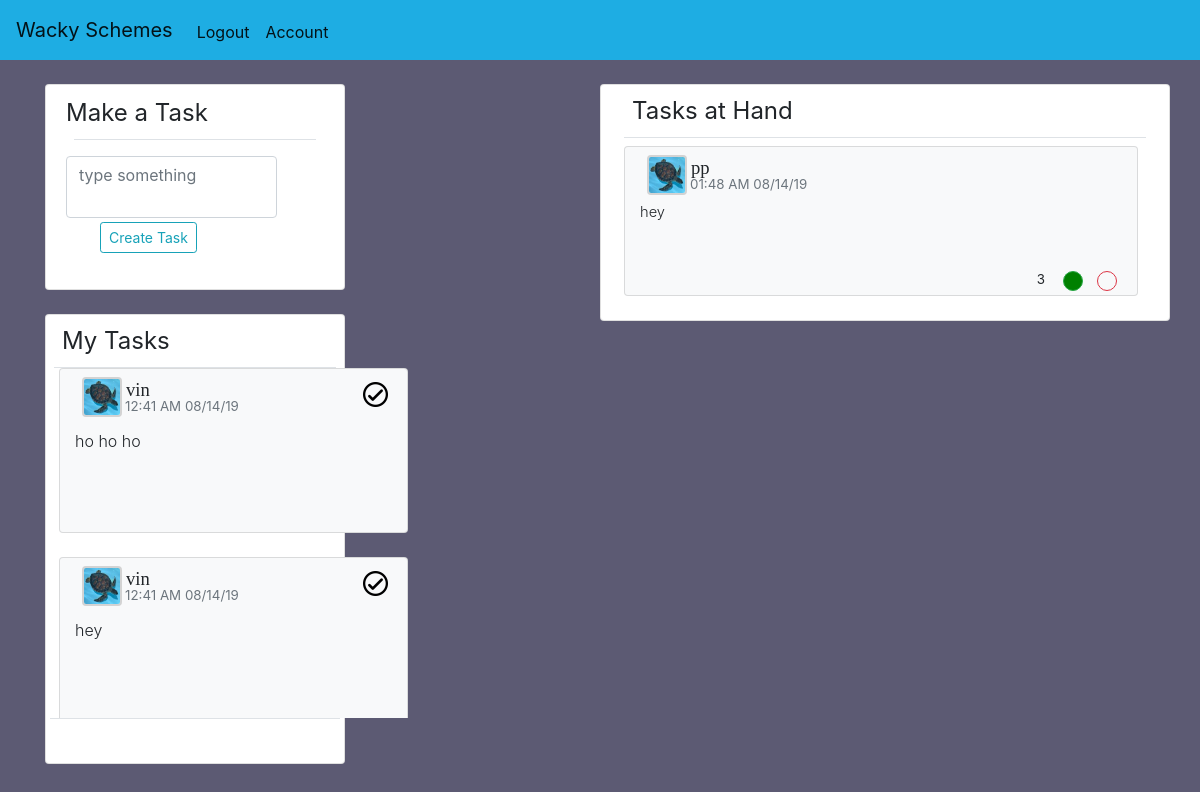
Screenshot of / (signed in) with the database file from the repository.
### mainapp/models.py (models this page shows, shortened)
class Post(db.Model):
    id = db.Column(db.Integer, primary_key=True)
    title = db.Column(db.String(100), nullable=False)
    content = db.Column(db.String(500), nullable=False)
    user_id = db.Column(db.Integer, db.ForeignKey('user.id'), nullable=False)
    date_posted = db.Column(db.DateTime, nullable=False, default=datetime.utcnow)
    comments = db.relationship('Comment', backref='comments', lazy=True)
    likes = db.Column(db.Integer, nullable=False, default=0)

class User(db.Model, UserMixin):
    id = db.Column(db.Integer, primary_key=True)
    username = db.Column(db.String(20), unique=True, nullable=False )
    email = db.Column(db.String(120), unique=True, nullable=False)
    password = db.Column(db.String(60), nullable=False)
    image_file = db.Column(db.String(20), nullable=False, default='dflt.jpg')
    posts = db.relationship('Post', backref='author', lazy=True)
    likes = db.relationship('Likes', backref='liker', lazy=True)
    comments = db.relationship('Comment', backref='commentor', lazy=True)

### mainapp/routes.py (the view, shortened to what this page needs)
@app.route('/', methods=['GET', 'POST'])
@login_required
def home():
    title = 'Hello'
    localtimes = []
    mytasklocaltimes = []
    if current_user.is_authenticated:
        title = 'Wacky Schemes'
        tasks=Post.query.filter(Post.user_id != current_user.id).all()
        mytasks = Post.query.filter_by(user_id=current_user.id).all()
    else:
        tasks = []
        mytasks=[]
    if tasks:
        for task in tasks:
            localtimes.append(datetime_from_utc_to_local(task.date_posted))
    if mytasks:
        for task in mytasks:
            mytasklocaltimes.append(datetime_from_utc_to_local(task.date_posted))
    comment = CommentForm()
    form = CreateTask()
    likes = {}
    if tasks:
        for task in tasks:
            print(current_user.id)
            likes.update({task.id : Likes.query.filter(Likes.user_id==current_user.id).filter(Likes.post_id==task.id).first()})
    return render_template('home.html', title=title, likes=likes, account=current_user, tasks=tasks, mytasklocaltimes=mytasklocaltimes, mytasks=mytasks, form=form,comment=comment, localtimes=localtimes)

### mainapp/forms.py
class CommentForm(FlaskForm):
    content = StringField('Content', validators=[])
    submit = SubmitField('Post Comment')

class CreateTask(FlaskForm):
    title = TextAreaField('Title', validators=[DataRequired(), Length(max=100)])
    content = StringField('Content', validators=[])
    submit = SubmitField('Create Task')

### mainapp/models.py (called while the page is built)
@login_manager.user_loader
def load_user(user_id):
    return User.query.get(int(user_id))

### mainapp/routes.py (called while the page is built)
def datetime_from_utc_to_local(utc_datetime):
    now_timestamp = time.time()
    offset = datetime.fromtimestamp(now_timestamp) - datetime.utcfromtimestamp(now_timestamp)
    return utc_datetime + offset

### mainapp/templates/home.html (shortened to what this page needs)
{%extends 'layout.html'%}
{%block content%}
<div class="row">
    <div class="col-sm-1"></div>
  <div class="col-6 col-sm-3 position-fixed" style="z-index:99;">
    <div class="card card-body " style="margin-right:-30px;">
      <legend style="margin-top:-10px;">Make a Task</legend>
      <span class="border-bottom ml-2 mr-2 mb-3"></span>
    <div class="row">
    <ul style="list-style-type:none; display:flex; flex-direction: row;">
    <form class="" action="" method="post">
      <div class="row">
      <li class="font-weight-normal">
            {%if form.title.errors%}
            {{form.title(maxlength="100", id="titlearea",class="form-control form-control is-invalid", placeholder="type something")}}
            <div class="invalid-feedback">
              {%for error in form.title.errors%}
                <span>{{error}}</span>
              {%endfor%}
            {%else%}
          {{form.title(maxlength="100", id="titlearea", class="form-control", placeholder="type something", style="resize:none; margin-left:-20px;background: inherit;")}}
          {%endif%}
        </li>
      <li class="ml-4 mt-1">
        {{form.submit(class="btn btn-sm btn-outline-info")}}
      </li>
    </div>
    </form>
    </ul>
    </div>
  </div>
  <div class="card mt-4" style="height:450px; margin-right:-30px;">
    <legend class="ml-3 mt-2">
      <a style="text-decoration:none; color:inherit" href="{{url_for('account', account_id=current_user.id)}}">
       My Tasks
     </a>
     </legend>
    <div class="mr-4" style="margin-left:-75px; margin-right:20px;">
      <ul id="accountposts"  style="list-style-type:none; width:450px;height:350px;overflow-x:hidden;">
    {% if current_user.is_authenticated %}
    {%for task in mytasks | reverse %}
    {% if task.content == 'Completed' %}
    {% include 'mainpageaccountpost.html' %}
    {% endif %}
    {%endfor%}
    {% endif %}
  </ul>
  </div>
    <span class="border-bottom ml-1 mr-1" style="margin-top:-16px;"></span>
  </div>
</div>
  <div class="col-sm-5"></div>
  <div class="col-6 col-sm-6 card">
    <legend class="ml-3 mt-2">Tasks at Hand</legend>
    <span class="border-bottom ml-2 mb-2 mr-2"></span>
    <div class="mr-4" style="margin-left:-25;">
  {%for task in tasks | reverse %}
  {% if task.content != 'Completed' %}
  {% include 'singlepost.html' %}
  {% endif %}
  {%endfor%}
</div>
</div>
</div>
{%endblock content%}

### mainapp/templates/mainpageaccountpost.html (shortened to what this page needs)
<li class="leftlist">
<div class="card ml-5 bg-light mb-4" id='tasksection{{task.id}}'style="width:85%; height:165px">
  <div class="hoohaw card-body" style="margin-left: -30px; margin-top:-7px;">
    <div class="float-right mr-4 mt-1">
    <span class=""style="position:absolute; ">
      <form class="" action="index.html" method="post">
      {% if account.id == current_user.id %}
      {% if task.content != "Completed" %}
    <a href="#" class='updatebutton ' id='button{{task.id}}' style="background: transparent;
  border: none !important; margin-top:-20px;"  task_id='{{task.id}}' name="button">
      <img style="width:25px; margin-top:-10px;" id='buttonimg{{task.id}}' src="{{url_for('static', filename='assets/check.png')}}">
    </a>
      {% else %}
      <a href="#" class='updatebutton ' id='button{{task.id}}' style="background: transparent;
    border: none !important; margin-top:-20px;"  task_id='{{task.id}}' name="button">
        <img style="width:25px; margin-top:-10px;" id='buttonimg{{task.id}}' src="{{url_for('static', filename='assets/x.png')}}">
      </a>
      {% endif %}
      {% endif %}
      </form>
    </span>
  </div>
    <div class="row ml-2" style="margin-top: -5px;">
      <img src="{{url_for('static', filename='pfps/'+task.author.image_file)}}" class="ml-4" style="border: 2px solid lightgrey; border-radius:10%; width:40px; height: 40px;" alt="">
      <h5 class="ml-1"><a style="font-size: 14pt;color:inherit; text-decoration:none; font-family: Calibri;"href="{{url_for('account', account_id=task.author.id)}}">{{task.author.username}}</a></h5>
      </div>
      <p class="text-muted float-left" style="font-size:10pt; margin-top:-20px; margin-left:75px; ">{{mytasklocaltimes[mytasks.index(task)].strftime('%I:%M %p %x')}}</p>
    <div class="row float-right ">
    </div>
    <div class="row float-left">
    <ul class=""style="margin-left:-10px; list-style-type:none; display:flex; flex-direction: row;">
      <li style="height:30px; width:330px;"class="font-weight-light">
        <p style="line-height:100%;" class="mr-2">
        <a href="{{url_for('post', post_id=task.id)}}" style="font-size:12pt; color:inherit; text-decoration:none;">
          {{task.title}}
        </a>
      </p>
      </li>
    </ul>
  </div>
  </div>
</div>
</li>

### mainapp/templates/singlepost.html (shortened to what this page needs)
<div class="card ml-2 bg-light mb-4" id='tasksection{{task.id}}'style="width:100%; height:150px">
  <div class="card-body" style="margin-left: -30px; margin-top:-7px;">
    <div class="row ml-2" style="margin-top: -5px;">
      <img src="{{url_for('static', filename='pfps/'+task.author.image_file)}}" class="ml-4" style="border: 2px solid lightgrey; border-radius:10%; width:40px; height: 40px;" alt="">
      <h5 class="ml-1">
        <a style="font-size: 14pt;color:inherit; text-decoration:none; font-family: Calibri;"href="{{url_for('account', account_id=task.author.id)}}">{{task.author.username}}
        </a>
      </h5>
        </div>
        <p class="text-muted float-left" style="font-size:10pt; margin-top:-20px; margin-left:75px; ">{{localtimes[tasks.index(task)].strftime('%I:%M %p %x')}}</p>
    <div class="row float-left" style="margin-top:-10px;">
      <ul class=""style="margin-left:-10px; list-style-type:none; display:flex; flex-direction: row;">
        <li style="height:30px; width:440px;"class="font-weight-normal">
          <p style="font-size:11pt;" class="font-weight-light">
          <a href="{{url_for('post', post_id=task.id)}}" style="color:inherit; text-decoration:none;">
            {{task.title}}
          </a>
          </p>
        </li>
    </ul>
    <ul style="position:absolute; right:20px; top:120px; list-style-type:none; display: flex; flex-direction:row">
      <li>
        <li>
        <p class="mr-2" id="like{{task.id}}" style="margin-top:3px; font-size:10pt;">{{task.likes}}</p>
      </li>
      {%if likes[task.id].value == 1 %}
      <li>
        <a href="#" class="mr-1 btn btn-outline-success btn-sm upvotebutton" id="upvote{{task.id}}" task_id="{{task.id}}" style="background-color:green; height:20px; width:20px; border-radius:50%; text-decoration:none; color:green;" ></a>
      </li>
      <li>
        <a href="#" class="downvotebutton btn btn-sm btn-outline-danger" id="downvote{{task.id}}" task_id="{{task.id}}" style="height:20px; width:20px; border-radius:50%; text-decoration: none; color: red" ></a>
      </li>
      {% endif %}
    </ul>
  </div>
  </div>
</div>

### mainapp/templates/layout.html (style rules this page uses)
body { background: rgba(92, 90, 115, 1); }

### mainapp/templates/home.html (style rules this page uses)
.card-body ul li { margin-left: 10px; }
#titlearea { overflow:hidden; }

### rows the page displays
Post: image_file (picture), author.username "vin", mytasklocaltimes "12:41 AM 08/14/19", title "ho ho ho"
Post: {{ task.id }} 1 (drawn), image_file (picture), author.username "vin", mytasklocaltimes "12:41 AM 08/14/19", title "hey"
Post: image_file (picture), author.username "pp", localtimes "01:48 AM 08/14/19", title "hey", likes "3"
